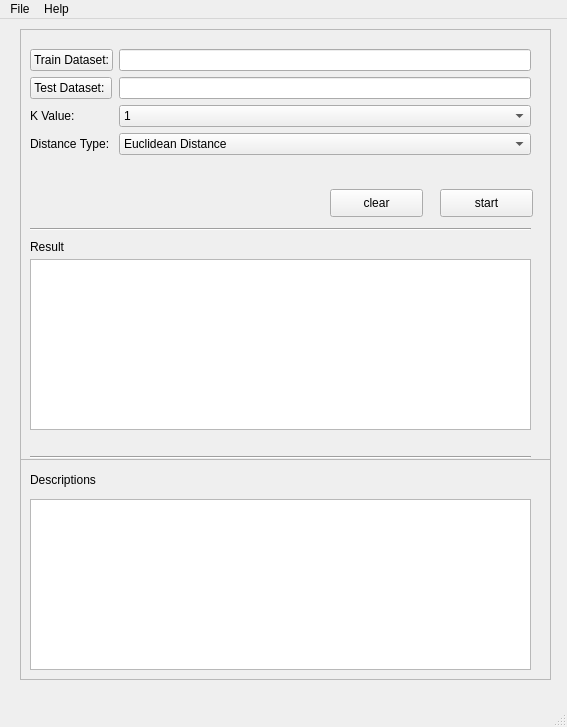
<?xml version="1.0" encoding="UTF-8"?>
<ui version="4.0">
 <class>KNNWindow</class>
 <widget class="QMainWindow" name="KNNWindow">
  <property name="geometry">
   <rect>
    <x>0</x>
    <y>0</y>
    <width>567</width>
    <height>727</height>
   </rect>
  </property>
  <property name="windowTitle">
   <string>MainWindow</string>
  </property>
  <widget class="QWidget" name="centralwidget">
   <widget class="QFrame" name="frame_file">
    <property name="geometry">
     <rect>
      <x>20</x>
      <y>10</y>
      <width>531</width>
      <height>431</height>
     </rect>
    </property>
    <property name="frameShape">
     <enum>QFrame::StyledPanel</enum>
    </property>
    <property name="frameShadow">
     <enum>QFrame::Raised</enum>
    </property>
    <widget class="QWidget" name="formLayoutWidget">
     <property name="geometry">
      <rect>
       <x>10</x>
       <y>20</y>
       <width>501</width>
       <height>141</height>
      </rect>
     </property>
     <layout class="QFormLayout" name="formLayout_file">
      <item row="0" column="0">
       <widget class="QPushButton" name="pbt_train">
        <property name="text">
         <string>Train Dataset:</string>
        </property>
       </widget>
      </item>
      <item row="0" column="1">
       <widget class="QLineEdit" name="lineEdit_train"/>
      </item>
      <item row="1" column="0">
       <widget class="QPushButton" name="pbt_test">
        <property name="text">
         <string>Test Dataset: </string>
        </property>
       </widget>
      </item>
      <item row="1" column="1">
       <widget class="QLineEdit" name="lineEdit_test"/>
      </item>
      <item row="2" column="0">
       <widget class="QLabel" name="label_k">
        <property name="text">
         <string>K Value:</string>
        </property>
       </widget>
      </item>
      <item row="2" column="1">
       <widget class="QComboBox" name="comboBox_k">
        <item>
         <property name="text">
          <string>1</string>
         </property>
        </item>
        <item>
         <property name="text">
          <string>2</string>
         </property>
        </item>
        <item>
         <property name="text">
          <string>3</string>
         </property>
        </item>
        <item>
         <property name="text">
          <string>4</string>
         </property>
        </item>
        <item>
         <property name="text">
          <string>5</string>
         </property>
        </item>
       </widget>
      </item>
      <item row="3" column="0">
       <widget class="QLabel" name="label_dt">
        <property name="text">
         <string>Distance Type:</string>
        </property>
       </widget>
      </item>
      <item row="3" column="1">
       <widget class="QComboBox" name="comboBox_dt">
        <item>
         <property name="text">
          <string>Euclidean Distance</string>
         </property>
        </item>
        <item>
         <property name="text">
          <string>fast DTW</string>
         </property>
        </item>
        <item>
         <property name="text">
          <string>Pearson</string>
         </property>
        </item>
        <item>
         <property name="text">
          <string>SAX</string>
         </property>
        </item>
        <item>
         <property name="text">
          <string>Complexity-Invariant Distance, CID (uncompleted)</string>
         </property>
        </item>
        <item>
         <property name="text">
          <string>Uniform Scaling, US (uncompleted)</string>
         </property>
        </item>
        <item>
         <property name="text">
          <string>PAA (uncompleted)</string>
         </property>
        </item>
        <item>
         <property name="text">
          <string>Longest Common Sequence, LCS (uncompleted)</string>
         </property>
        </item>
       </widget>
      </item>
     </layout>
    </widget>
    <widget class="QPushButton" name="pbt_clear">
     <property name="geometry">
      <rect>
       <x>310</x>
       <y>160</y>
       <width>93</width>
       <height>28</height>
      </rect>
     </property>
     <property name="text">
      <string>clear</string>
     </property>
    </widget>
    <widget class="QPushButton" name="pbt_start">
     <property name="geometry">
      <rect>
       <x>420</x>
       <y>160</y>
       <width>93</width>
       <height>28</height>
      </rect>
     </property>
     <property name="text">
      <string>start</string>
     </property>
    </widget>
    <widget class="Line" name="line_h1">
     <property name="geometry">
      <rect>
       <x>10</x>
       <y>190</y>
       <width>501</width>
       <height>20</height>
      </rect>
     </property>
     <property name="orientation">
      <enum>Qt::Horizontal</enum>
     </property>
    </widget>
    <widget class="QLabel" name="label_result">
     <property name="geometry">
      <rect>
       <x>10</x>
       <y>210</y>
       <width>72</width>
       <height>15</height>
      </rect>
     </property>
     <property name="text">
      <string>Result</string>
     </property>
    </widget>
    <widget class="QTextEdit" name="textEdit_result">
     <property name="geometry">
      <rect>
       <x>10</x>
       <y>230</y>
       <width>501</width>
       <height>171</height>
      </rect>
     </property>
    </widget>
    <widget class="Line" name="line_h2">
     <property name="geometry">
      <rect>
       <x>10</x>
       <y>420</y>
       <width>501</width>
       <height>16</height>
      </rect>
     </property>
     <property name="orientation">
      <enum>Qt::Horizontal</enum>
     </property>
    </widget>
   </widget>
   <widget class="QFrame" name="frame_des">
    <property name="geometry">
     <rect>
      <x>20</x>
      <y>440</y>
      <width>531</width>
      <height>221</height>
     </rect>
    </property>
    <property name="frameShape">
     <enum>QFrame::StyledPanel</enum>
    </property>
    <property name="frameShadow">
     <enum>QFrame::Raised</enum>
    </property>
    <widget class="QTextEdit" name="textEdit_des">
     <property name="geometry">
      <rect>
       <x>10</x>
       <y>40</y>
       <width>501</width>
       <height>171</height>
      </rect>
     </property>
    </widget>
    <widget class="QLabel" name="label_des">
     <property name="geometry">
      <rect>
       <x>10</x>
       <y>10</y>
       <width>121</width>
       <height>21</height>
      </rect>
     </property>
     <property name="text">
      <string>Descriptions</string>
     </property>
    </widget>
   </widget>
  </widget>
  <widget class="QMenuBar" name="menubar">
   <property name="geometry">
    <rect>
     <x>0</x>
     <y>0</y>
     <width>567</width>
     <height>26</height>
    </rect>
   </property>
   <widget class="QMenu" name="menufile">
    <property name="title">
     <string>File</string>
    </property>
    <widget class="QMenu" name="menuopen">
     <property name="title">
      <string>open</string>
     </property>
     <addaction name="actiontrain_dataset"/>
     <addaction name="actiontest_dataset"/>
    </widget>
    <addaction name="menuopen"/>
    <addaction name="separator"/>
    <addaction name="actionexit"/>
   </widget>
   <widget class="QMenu" name="menuhelp">
    <property name="title">
     <string>Help</string>
    </property>
    <addaction name="actionHTC_Homepage"/>
    <addaction name="separator"/>
    <addaction name="actionstyle_requirement"/>
   </widget>
   <addaction name="menufile"/>
   <addaction name="menuhelp"/>
  </widget>
  <widget class="QStatusBar" name="statusbar"/>
  <action name="actionexit">
   <property name="text">
    <string>exit</string>
   </property>
  </action>
  <action name="actionHTC_Homepage">
   <property name="text">
    <string>HTC Homepage</string>
   </property>
  </action>
  <action name="actionstyle_requirement">
   <property name="text">
    <string>style requirements</string>
   </property>
  </action>
  <action name="actiontrain_dataset">
   <property name="text">
    <string>train dataset</string>
   </property>
  </action>
  <action name="actiontest_dataset">
   <property name="text">
    <string>test dataset</string>
   </property>
  </action>
 </widget>
 <resources/>
 <connections/>
</ui>
